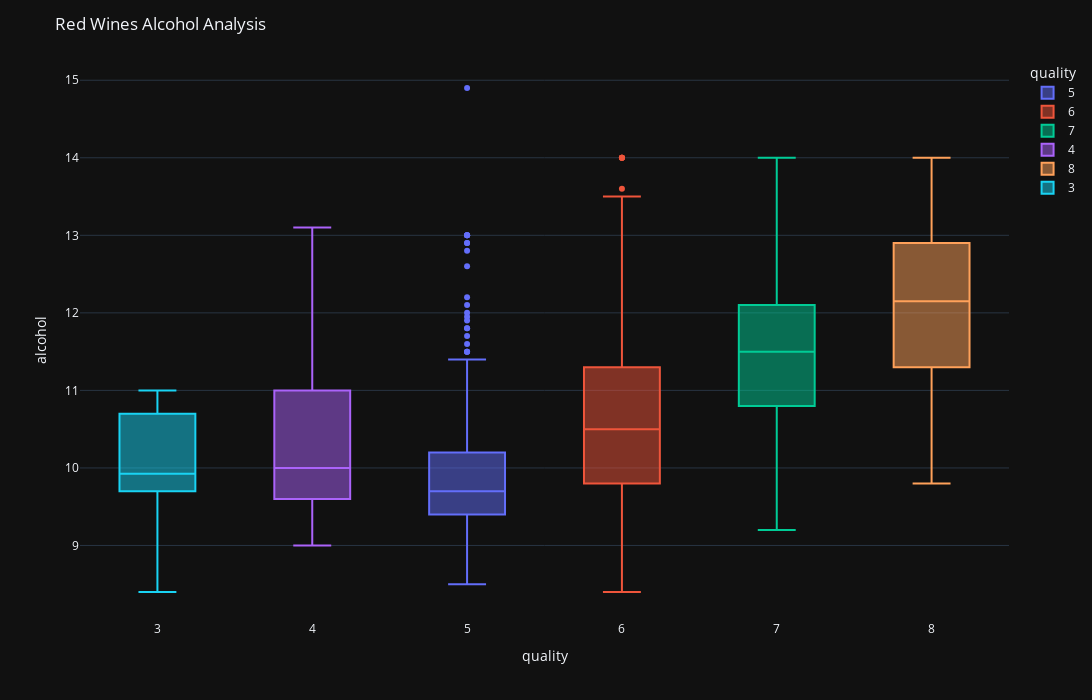

Here is the notebook cell this chart was saved with:
### Code cell
fig = px.box(red, x="quality", y="alcohol", color="quality", template="plotly_dark")
fig.update_layout(title='Red Wines Alcohol Analysis', autosize=False, width=1800, height=700, template="plotly_dark")
fig.show()

### Figure 1 — Plotly figure (JSON) as saved in the notebook; plotly's stock layout.template omitted (floating-point values rounded to 4 significant figures; data arrays with more than 128 entries replaced by an {"elided": "..."} marker saying what was removed)
{"data": [{"alignmentgroup": "True", "hovertemplate": "quality=%{x}<br>alcohol=%{y}<extra></extra>", "legendgroup": "5", "marker": {"color": "#636efa"}, "name": "5", "notched": false, "offsetgroup": "5", "orientation": "v", "showlegend": true, "type": "box", "x": {"elided": "681 int values"}, "x0": " ", "xaxis": "x", "y": {"elided": "681 float values"}, "y0": " ", "yaxis": "y"}, {"alignmentgroup": "True", "hovertemplate": "quality=%{x}<br>alcohol=%{y}<extra></extra>", "legendgroup": "6", "marker": {"color": "#EF553B"}, "name": "6", "notched": false, "offsetgroup": "6", "orientation": "v", "showlegend": true, "type": "box", "x": {"elided": "638 int values"}, "x0": " ", "xaxis": "x", "y": {"elided": "638 float values"}, "y0": " ", "yaxis": "y"}, {"alignmentgroup": "True", "hovertemplate": "quality=%{x}<br>alcohol=%{y}<extra></extra>", "legendgroup": "7", "marker": {"color": "#00cc96"}, "name": "7", "notched": false, "offsetgroup": "7", "orientation": "v", "showlegend": true, "type": "box", "x": {"elided": "199 int values"}, "x0": " ", "xaxis": "x", "y": {"elided": "199 float values"}, "y0": " ", "yaxis": "y"}, {"alignmentgroup": "True", "hovertemplate": "quality=%{x}<br>alcohol=%{y}<extra></extra>", "legendgroup": "4", "marker": {"color": "#ab63fa"}, "name": "4", "notched": false, "offsetgroup": "4", "orientation": "v", "showlegend": true, "type": "box", "x": [4, 4, 4, 4, 4, 4, 4, 4, 4, 4, 4, 4, 4, 4, 4, 4, 4, 4, 4, 4, 4, 4, 4, 4, 4, 4, 4, 4, 4, 4, 4, 4, 4, 4, 4, 4, 4, 4, 4, 4, 4, 4, 4, 4, 4, 4, 4, 4, 4, 4, 4, 4, 4], "x0": " ", "xaxis": "x", "y": [9, 9.8, 9.3, 13.1, 9.2, 9.1, 10.5, 9.4, 9.2, 9, 9.1, 11.4, 10.4, 9.4, 9.8, 9.6, 9.6, 10, 10, 11.3, 11, 11, 9.6, 9.7, 11.2, 11.4, 10.9, 9.9, 10, 10.9, 9.2, 10.4, 11.5, 11.2, 9.6, 9.3, 11.5, 9.6, 11.8, 11.2, 9.6, 12, 9.7, 11.1, 9.8, 10.4, 11, 10, 11, 10.1, 10.3, 10.9, 9.05], "y0": " ", "yaxis": "y"}, {"alignmentgroup": "True", "hovertemplate": "quality=%{x}<br>alcohol=%{y}<extra></extra>", "legendgroup": "8", "marker": {"color": "#FFA15A"}, "name": "8", "notched": false, "offsetgroup": "8", "orientation": "v", "showlegend": true, "type": "box", "x": [8, 8, 8, 8, 8, 8, 8, 8, 8, 8, 8, 8, 8, 8, 8, 8, 8, 8], "x0": " ", "xaxis": "x", "y": [12.8, 12.6, 12.9, 9.8, 13.4, 11.7, 11, 11, 14, 12.7, 12.5, 11.8, 13.1, 11.7, 14, 10, 11.3, 11.4], "y0": " ", "yaxis": "y"}, {"alignmentgroup": "True", "hovertemplate": "quality=%{x}<br>alcohol=%{y}<extra></extra>", "legendgroup": "3", "marker": {"color": "#19d3f3"}, "name": "3", "notched": false, "offsetgroup": "3", "orientation": "v", "showlegend": true, "type": "box", "x": [3, 3, 3, 3, 3, 3, 3, 3, 3, 3], "x0": " ", "xaxis": "x", "y": [9, 8.4, 10.7, 9.9, 11, 10.9, 9.8, 9.7, 10.2, 9.95], "y0": " ", "yaxis": "y"}], "layout": {"autosize": false, "boxmode": "overlay", "height": 700, "legend": {"title": {"text": "quality"}, "tracegroupgap": 0}, "margin": {"t": 60}, "title": {"text": "Red Wines Alcohol Analysis"}, "width": 1800, "xaxis": {"anchor": "y", "categoryarray": [5, 6, 7, 4, 8, 3], "categoryorder": "array", "domain": [0, 1], "title": {"text": "quality"}}, "yaxis": {"anchor": "x", "domain": [0, 1], "title": {"text": "alcohol"}}}}
